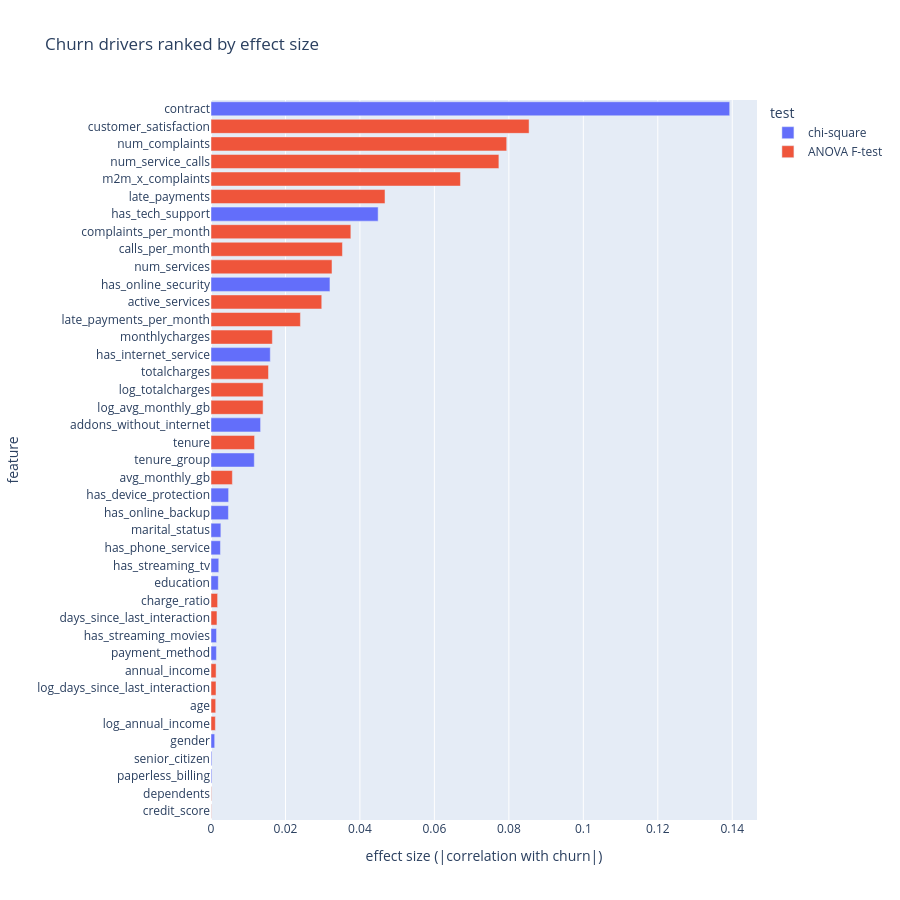

Source (notebook cell):
### Markdown cell above
## 8. Dashboard: churn drivers and segments

### Code cell
dashboard_figures = []        # collected here and saved as one HTML page below
fig = px.bar(stat_tests, x="effect_r", y="feature", color="test", orientation="h",
             category_orders={"feature": list(stat_tests["feature"])},      # strongest driver at the top
             height=900, title="Churn drivers ranked by effect size",
             labels={"effect_r": "effect size (|correlation with churn|)", "feature": "feature"})
fig.show()
dashboard_figures.append(fig)

### Figure 1 — Plotly figure (JSON) as saved in the notebook; plotly's stock layout.template omitted (floating-point values rounded to 4 significant figures)
{"data": [{"alignmentgroup": "True", "hovertemplate": "test=chi-square<br>effect size (|correlation with churn|)=%{x}<br>feature=%{y}<extra></extra>", "legendgroup": "chi-square", "marker": {"color": "#636efa", "pattern": {"shape": ""}}, "name": "chi-square", "offsetgroup": "chi-square", "orientation": "h", "showlegend": true, "textposition": "auto", "type": "bar", "x": [0.1393, 0.04489, 0.03195, 0.01592, 0.01332, 0.01163, 0.00473, 0.004682, 0.002652, 0.002534, 0.002086, 0.001961, 0.001486, 0.001456, 0.0009895, 0.0002177, 0.0002139], "xaxis": "x", "y": ["contract", "has_tech_support", "has_online_security", "has_internet_service", "addons_without_internet", "tenure_group", "has_device_protection", "has_online_backup", "marital_status", "has_phone_service", "has_streaming_tv", "education", "has_streaming_movies", "payment_method", "gender", "senior_citizen", "paperless_billing"], "yaxis": "y"}, {"alignmentgroup": "True", "hovertemplate": "test=ANOVA F-test<br>effect size (|correlation with churn|)=%{x}<br>feature=%{y}<extra></extra>", "legendgroup": "ANOVA F-test", "marker": {"color": "#EF553B", "pattern": {"shape": ""}}, "name": "ANOVA F-test", "offsetgroup": "ANOVA F-test", "orientation": "h", "showlegend": true, "textposition": "auto", "type": "bar", "x": [0.08543, 0.07942, 0.07732, 0.067, 0.04674, 0.03756, 0.0353, 0.0325, 0.02974, 0.02402, 0.01648, 0.01544, 0.01401, 0.01399, 0.0117, 0.005739, 0.001772, 0.001603, 0.001368, 0.001346, 0.001259, 0.001173, 0.0001157, 7.638e-05], "xaxis": "x", "y": ["customer_satisfaction", "num_complaints", "num_service_calls", "m2m_x_complaints", "late_payments", "complaints_per_month", "calls_per_month", "num_services", "active_services", "late_payments_per_month", "monthlycharges", "totalcharges", "log_totalcharges", "log_avg_monthly_gb", "tenure", "avg_monthly_gb", "charge_ratio", "days_since_last_interaction", "annual_income", "log_days_since_last_interaction", "age", "log_annual_income", "dependents", "credit_score"], "yaxis": "y"}], "layout": {"barmode": "relative", "height": 900, "legend": {"title": {"text": "test"}, "tracegroupgap": 0}, "title": {"text": "Churn drivers ranked by effect size"}, "xaxis": {"anchor": "y", "domain": [0, 1], "title": {"text": "effect size (|correlation with churn|)"}}, "yaxis": {"anchor": "x", "categoryarray": ["credit_score", "dependents", "paperless_billing", "senior_citizen", "gender", "log_annual_income", "age", "log_days_since_last_interaction", "annual_income", "payment_method", "has_streaming_movies", "days_since_last_interaction", "charge_ratio", "education", "has_streaming_tv", "has_phone_service", "marital_status", "has_online_backup", "has_device_protection", "avg_monthly_gb", "tenure_group", "tenure", "addons_without_internet", "log_avg_monthly_gb", "log_totalcharges", "totalcharges", "has_internet_service", "monthlycharges", "late_payments_per_month", "active_services", "has_online_security", "num_services", "calls_per_month", "complaints_per_month", "has_tech_support", "late_payments", "m2m_x_complaints", "num_service_calls", "num_complaints", "customer_satisfaction", "contract"], "categoryorder": "array", "domain": [0, 1], "title": {"text": "feature"}}}}
